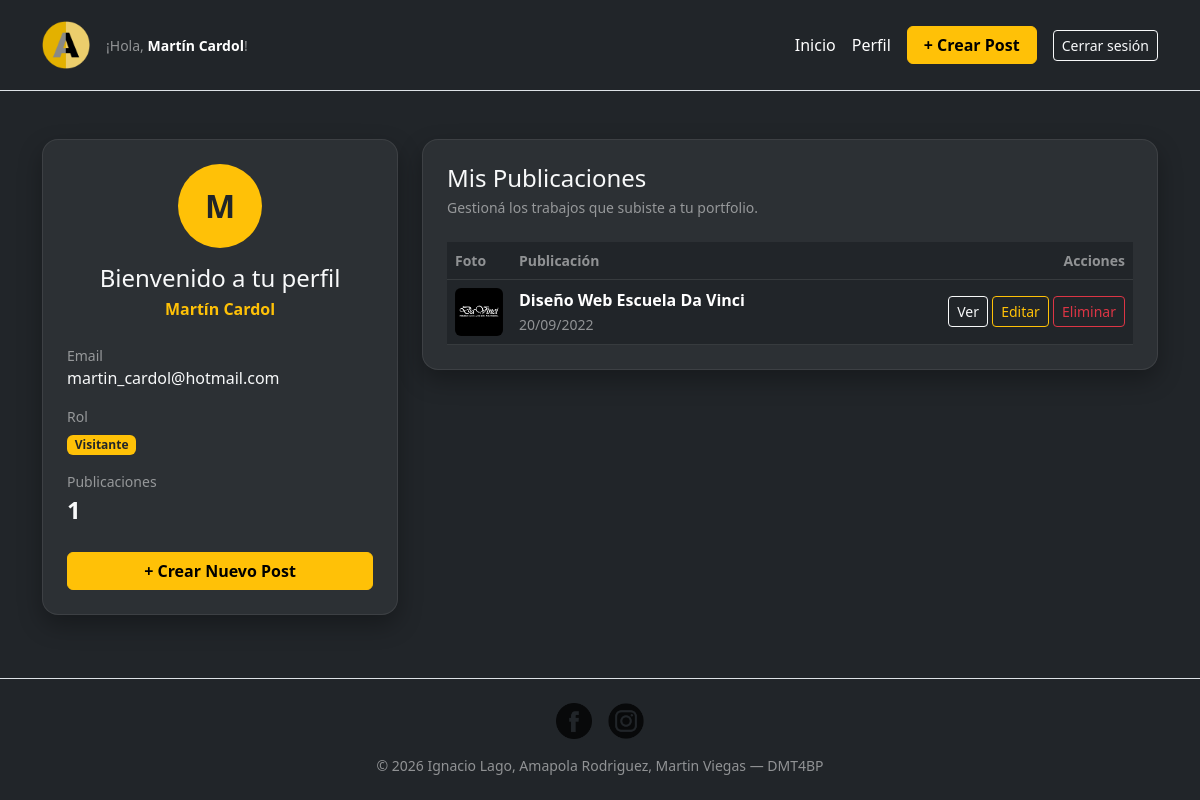
The app's page /perfil.php (signed in) with its own data.
### tables this page shows
CREATE TABLE `usuarios` (
  `id_usuario` int(11) NOT NULL,
  `id_niveles` int(11) NOT NULL,
  `nombre_de_usuario` varchar(64) NOT NULL,
  `clave_de_acceso` decimal(65,0) NOT NULL,
  `email` varchar(128) DEFAULT NULL,
  UNIQUE KEY `email` (`email`)
);

CREATE TABLE `niveles` (
  `id_niveles` int(11) NOT NULL,
  `rol` varchar(65) NOT NULL
);

CREATE TABLE `trabajos` (
  `id_trabajos` int(11) NOT NULL,
  `id_usuario` int(11) NOT NULL,
  `titulo` varchar(128) NOT NULL,
  `likes` int(11) NOT NULL,
  `comentarios` varchar(521) NOT NULL,
  `clasificacion` int(11) NOT NULL,
  `contenido` varchar(512) NOT NULL,
  `fechas` date NOT NULL,
  `foto_url` varchar(128) NOT NULL,
  `foto_detalle` varchar(128) NOT NULL
);

### perfil.php (the view, shortened to what this page needs)
<?php
  require_once('template/header.php');
  require_once('conexion.php');
  $email = $_SESSION['email'];
  $sql = "SELECT usuarios.id_usuario, usuarios.nombre_de_usuario, usuarios.email, niveles.rol
                 FROM usuarios
                 INNER JOIN niveles ON niveles.id_niveles = usuarios.id_niveles
                 WHERE usuarios.email = '$email'";
  $respuesta = mysqli_query($conexion, $sql);
  $array = mysqli_fetch_assoc($respuesta);
  $id_usuario = (int) ($array['id_usuario'] ?? 0);
  $nombre_usuario = htmlspecialchars($array['nombre_de_usuario'] ?? '', ENT_QUOTES, 'UTF-8');
  $email_usuario = htmlspecialchars($array['email'] ?? '', ENT_QUOTES, 'UTF-8');
  $rol_usuario = htmlspecialchars($array['rol'] ?? '', ENT_QUOTES, 'UTF-8');
  $inicial = $nombre_usuario !== '' ? strtoupper(mb_substr($nombre_usuario, 0, 1)) : '?';
  $es_administrador = ($array['rol'] ?? '') === 'Administrador';
  $vista_todas = $es_administrador && ($_GET['ver'] ?? '') === 'todas';
  if( $vista_todas ){
    $sql_trabajos = "SELECT trabajos.id_trabajos, trabajos.titulo, trabajos.foto_url, trabajos.fechas,
                            usuarios.nombre_de_usuario
                     FROM trabajos
                     LEFT JOIN usuarios ON usuarios.id_usuario = trabajos.id_usuario
                     ORDER BY trabajos.id_trabajos DESC";
  } else {
    $sql_trabajos = "SELECT id_trabajos, titulo, foto_url, fechas
                     FROM trabajos
                     WHERE id_usuario = $id_usuario
                     ORDER BY id_trabajos DESC";
  }
  $resultado_trabajos = mysqli_query($conexion, $sql_trabajos);
  $total_listados = $resultado_trabajos ? mysqli_num_rows($resultado_trabajos) : 0;
  if( $vista_todas ){
    $sql_propios = "SELECT id_trabajos FROM trabajos WHERE id_usuario = $id_usuario";
    $resultado_propios = mysqli_query($conexion, $sql_propios);
    $total_trabajos = $resultado_propios ? mysqli_num_rows($resultado_propios) : 0;
  } else {
    $total_trabajos = $total_listados;
  }
?>
<div class="container my-5">
  <div class="row g-4">
    <div class="col-12 col-lg-4">
      <div class="card-dark p-4 text-center">
        <div class="avatar-circle mx-auto mb-3"><?php echo $inicial; ?></div>
        <h2 class="h4 mb-1">Bienvenido a tu perfil</h2>
        <p class="text-warning fw-semibold mb-4"><?php echo $nombre_usuario; ?></p>
        <ul class="list-unstyled text-start mb-4">
          <li class="mb-3">
            <span class="text-white-50 small d-block">Email</span>
            <?php echo $email_usuario; ?>
          </li>
          <li class="mb-3">
            <span class="text-white-50 small d-block mb-1">Rol</span>
            <span class="badge bg-warning text-dark"><?php echo $rol_usuario; ?></span>
          </li>
          <li>
            <span class="text-white-50 small d-block">Publicaciones</span>
            <span class="fs-4 fw-semibold"><?php echo $total_trabajos; ?></span>
          </li>
        </ul>
        <a href="nueva.php" class="btn btn-warning fw-semibold w-100">+ Crear Nuevo Post</a>
      </div>
    </div>
    <div class="col-12 col-lg-8">
      <div class="card-dark p-4">
        <div class="d-flex flex-wrap justify-content-between align-items-start gap-2 mb-4">
          <div>
            <h2 class="h4 mb-1"><?php echo $vista_todas ? 'Todas las Publicaciones' : 'Mis Publicaciones'; ?></h2>
            <p class="text-white-50 small mb-0">
              <?php echo $vista_todas
                ? 'Vista de administrador: podés editar o purgar cualquier trabajo del sistema.'
                : 'Gestioná los trabajos que subiste a tu portfolio.'; ?>
            </p>
          </div>
        </div>
        <?php if( $total_listados === 0 ): ?>
          <div class="text-center py-5">
            <?php if( $vista_todas ): ?>
              <p class="text-white-50 mb-1">Todavía no hay publicaciones en el sistema.</p>
              <p class="text-white-50 small mb-4">Cuando alguien suba un trabajo, va a aparecer acá.</p>
            <?php else: ?>
              <p class="text-white-50 mb-1">Todavía no publicaste ningún trabajo.</p>
              <p class="text-white-50 small mb-4">Cuando subas el primero, va a aparecer en esta lista.</p>
            <?php endif; ?>
            <a href="nueva.php" class="btn btn-warning fw-semibold px-4">Subir mi primer post</a>
          </div>
        <?php else: ?>
          <div class="table-responsive">
            <table class="table table-dark table-hover align-middle mb-0">
              <thead>
                <tr class="text-white-50 small">
                  <th scope="col" style="width:64px;">Foto</th>
                  <th scope="col">Publicación</th>
                  <th scope="col" class="text-end">Acciones</th>
                </tr>
              </thead>
              <tbody>
                <?php while( $trabajo = mysqli_fetch_assoc($resultado_trabajos) ): ?>
                  <?php
                    $id_trabajo = (int) $trabajo['id_trabajos'];
                    $titulo_trabajo = htmlspecialchars($trabajo['titulo'], ENT_QUOTES, 'UTF-8');
                    $foto_trabajo = htmlspecialchars($trabajo['foto_url'], ENT_QUOTES, 'UTF-8');
                    $fecha_trabajo = $trabajo['fechas'] ? date('d/m/Y', strtotime($trabajo['fechas'])) : '';
                  ?>
                  <tr>
                    <td>
                      <img src="<?php echo $foto_trabajo; ?>" alt="<?php echo $titulo_trabajo; ?>"
                           width="48" height="48" style="object-fit: cover; border-radius: 6px;">
                    </td>
                    <td>
                      <span class="d-block fw-semibold"><?php echo $titulo_trabajo; ?></span>
                      <span class="text-white-50 small"><?php echo $fecha_trabajo; ?></span>
                    </td>
                    <td class="text-end text-nowrap">
                      <a href="trabajo.php?id_trabajos=<?php echo $id_trabajo; ?>" class="btn btn-sm btn-outline-light">Ver</a>
                      <a href="editar.php?id_trabajos=<?php echo $id_trabajo; ?>" class="btn btn-sm btn-outline-warning">Editar</a>
                      <form method="POST" action="postEliminar.php" class="d-inline">
                        <button type="submit" class="btn btn-sm btn-outline-danger"
                                onclick="return confirm('¿Seguro que deseas eliminar este trabajo?');">Eliminar</button>
                      </form>
                    </td>
                  </tr>
                <?php endwhile; ?>
              </tbody>
            </table>
          </div>
        <?php endif; ?>
      </div>
    </div>
  </div>
</div>
<?php
  require_once('template/footer.php');
?>

### template/header.php (shortened to what this page needs)
<?php
  require_once('conexion.php');
  $email = $_SESSION['email'];
  $sql = "SELECT nombre_de_usuario
                 FROM usuarios
                 WHERE email = '$email'";
 $respuesta = mysqli_query($conexion, $sql);
 $array = mysqli_fetch_row($respuesta);
 $nombre_usuario = htmlspecialchars($array[0] ?? '', ENT_QUOTES, 'UTF-8');
?>
<!DOCTYPE html>
<html lang="es">
<head>
    <link rel="stylesheet" href="style.css">
    <link href="https://cdn.jsdelivr.net/npm/bootstrap@5.2.2/dist/css/bootstrap.min.css" rel="stylesheet">
</head>
<body class="bg-dark d-flex flex-column min-vh-100">
<nav class="navbar navbar-expand-lg navbar-dark bg-dark border-bottom border-secondary-subtle sticky-top">
  <div class="container d-flex flex-wrap justify-content-between align-items-center py-2">
    <div class="d-flex align-items-center gap-3">
      <a class="navbar-brand d-flex align-items-center m-0" href="index.php">
        <img src="img/logo.png" alt="Logo" width="48" height="48" class="rounded">
      </a>
      <p class="mb-0 text-white-50 small text-nowrap">¡Hola, <span class="text-white fw-semibold"><?php echo $nombre_usuario; ?></span>!</p>
    </div>
    <div class="collapse navbar-collapse justify-content-lg-end" id="navbarSupportedContent">
      <div class="d-flex flex-column flex-lg-row align-items-lg-center gap-3 mt-3 mt-lg-0">
        <a class="nav-link active text-white p-0" aria-current="page" href="index.php">Inicio</a>
        <a class="nav-link text-white p-0" href="perfil.php">Perfil</a>
        <a href="nueva.php" class="btn btn-warning fw-semibold px-3">+ Crear Post</a>
        <a href="logout.php" class="btn btn-outline-light btn-sm">Cerrar sesión</a>
      </div>
    </div>
  </div>
</nav>
<div class="flex-grow-1 d-flex flex-column">

### style.css (style rules this page uses)
html { height:100%; }
body { margin:0; font-family: -apple-system, BlinkMacSystemFont, "Segoe UI", Roboto, "Helvetica Neue", Arial, sans-serif; }
.card-dark { background-color: #2c3034; color: #f8f9fa; border: 1px solid rgba(255, 255, 255, 0.08); border-radius: 1rem; box-shadow: 0 10px 25px rgba(0, 0, 0, 0.3); }
.avatar-circle { width: 84px; height: 84px; border-radius: 50%; background-color: #ffc107; color: #212529; display: flex; align-items: center; justify-content: center; font-size: 2rem; font-weight: 600; }

### records on screen
usuarios: nombre_de_usuario "Martín Cardol", nombre_de_usuario "M", email "martin_cardol@hotmail.com", id_niveles.rol "Visitante"
trabajos: foto_url (picture), titulo "Diseño Web Escuela Da Vinci", fechas "20/09/2022"

### other values on screen
$total_trabajos "1"
